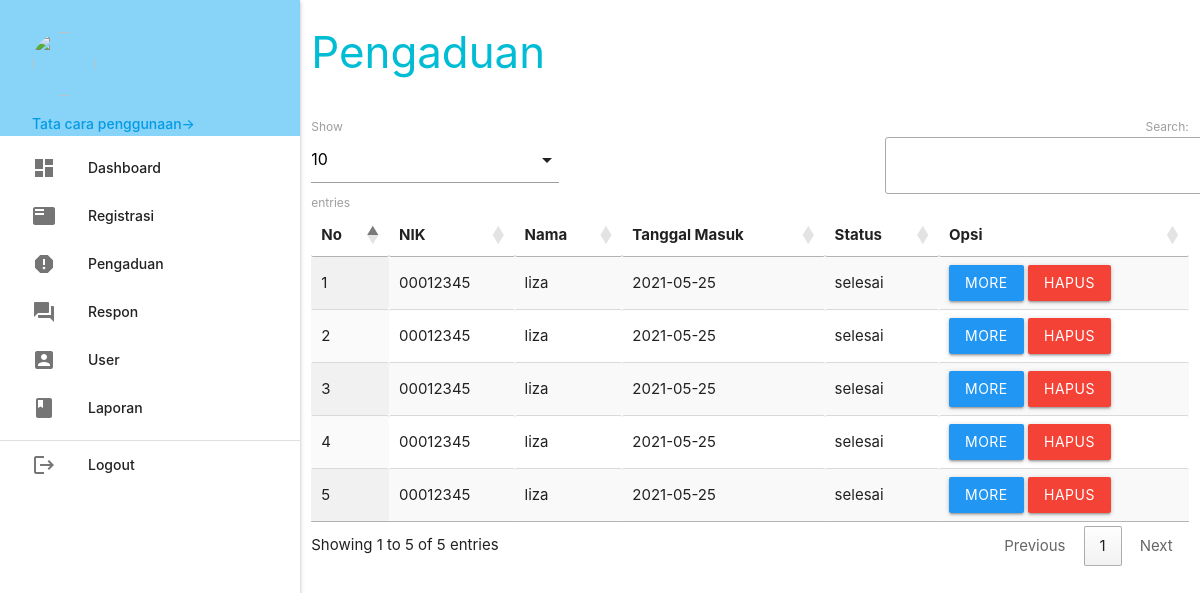
The page /admin/index.php?p=pengaduan (signed in) on the database its author committed.
### tables this page shows
CREATE TABLE `pengaduan` (
  `id_pengaduan` int(5) NOT NULL,
  `tgl_pengaduan` date NOT NULL,
  `nik` varchar(16) NOT NULL,
  `isi_laporan` text NOT NULL,
  `foto` varchar(255) NOT NULL,
  `status` enum('proses','selesai') NOT NULL
);

CREATE TABLE `masyarakat` (
  `nik` varchar(16) NOT NULL,
  `nama` varchar(35) NOT NULL,
  `username` varchar(25) NOT NULL,
  `password` varchar(255) NOT NULL,
  `telp` varchar(13) NOT NULL
);

### admin/pengaduan.php (the view, shortened to what this page needs)
    <div class="row">
    	<div class="col s12 m9">
    		<h3 class="cyan-text">Pengaduan</h3>
    	</div>
    </div>
    <table id="example" class="display responsive-table" style="width:100%">
    	<thead>
    		<tr>
    			<th>No</th>
    			<th>NIK</th>
    			<th>Nama</th>
    			<th>Tanggal Masuk</th>
    			<th>Status</th>
    			<th>Opsi</th>
    		</tr>
    	</thead>
    	<tbody>
    		<?php
$no = 1;
$query = mysqli_query($koneksi, "SELECT * FROM pengaduan INNER JOIN masyarakat ON pengaduan.nik=masyarakat.nik ORDER BY pengaduan.id_pengaduan DESC");
while ($r = mysqli_fetch_assoc($query)) { ?>
    			<tr>
    				<td><?php echo $no++; ?></td>
    				<td><?php echo $r['nik']; ?></td>
    				<td><?php echo $r['nama']; ?></td>
    				<td><?php echo $r['tgl_pengaduan']; ?></td>
    				<td><?php echo $r['status']; ?></td>
    				<td><a class="btn modal-trigger blue" href="#more?id_pengaduan=<?php echo $r['id_pengaduan'] ?>">More</a> <a class="btn red" onclick="return confirm('Anda Yakin Ingin Menghapus Y/N')" href="index.php?p=pengaduan_hapus&id_pengaduan=<?php echo $r['id_pengaduan'] ?>">Hapus</a></td>
    			</tr>
    		<?php  }
?>
    	</tbody>
    </table>

### rows shown on the page
pengaduan: masyarakat.nik "00012345", masyarakat.nama "liza", tgl_pengaduan "2021-05-25", status "selesai"
pengaduan: masyarakat.nik "00012345", masyarakat.nama "liza", tgl_pengaduan "2021-05-25", status "selesai"
pengaduan: masyarakat.nik "00012345", masyarakat.nama "liza", tgl_pengaduan "2021-05-25", status "selesai"
pengaduan: masyarakat.nik "00012345", masyarakat.nama "liza", tgl_pengaduan "2021-05-25", status "selesai"
pengaduan: masyarakat.nik "00012345", masyarakat.nama "liza", tgl_pengaduan "2021-05-25", status "selesai"
